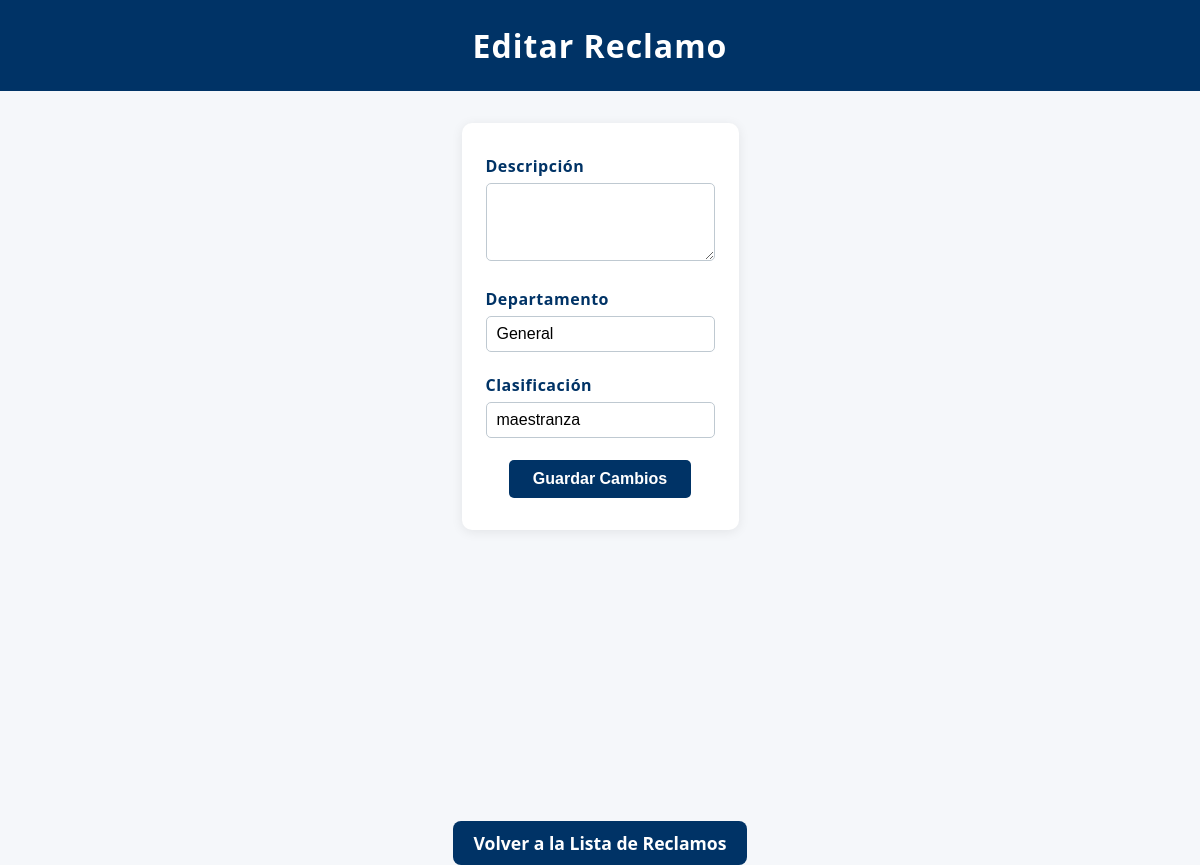
Page /editar_reclamo/1 (signed in) on the earlier database version.
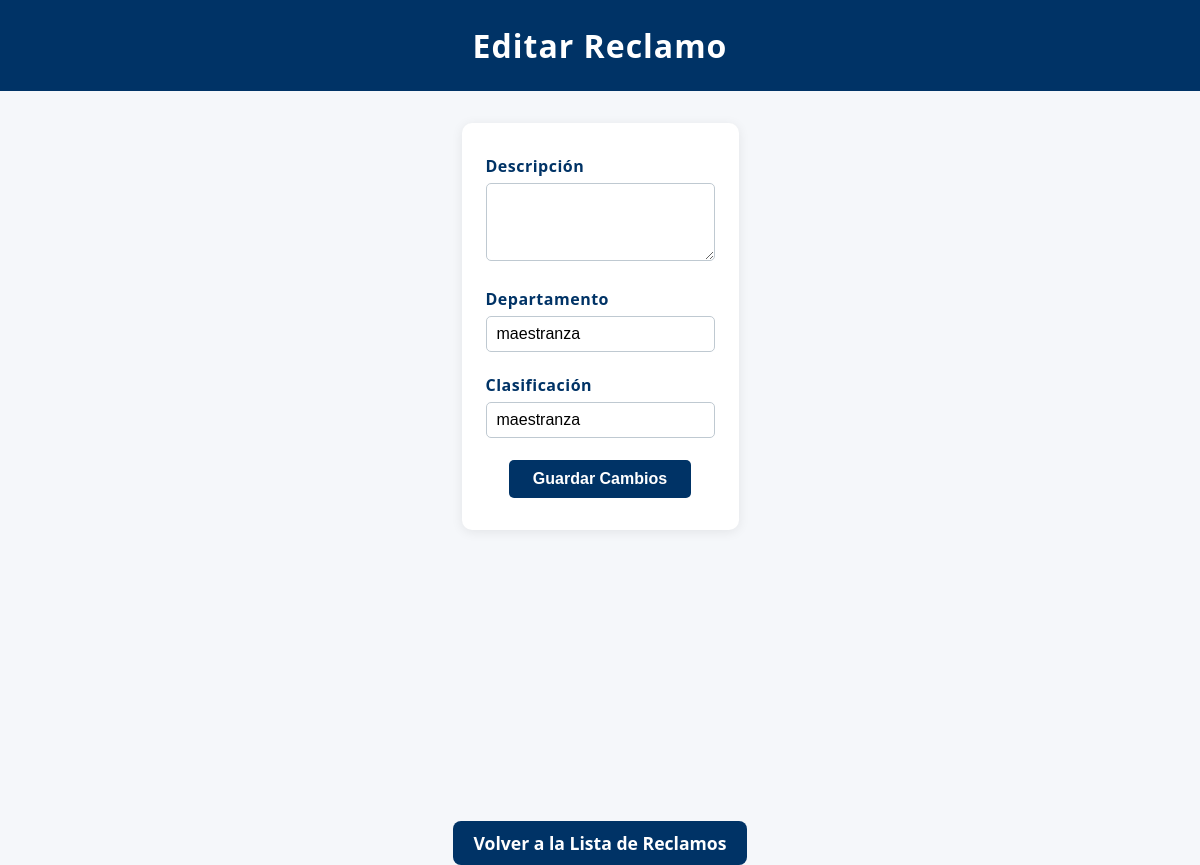
Same page on the later database version.
### modules/modelos.py (models this page shows)
class Base(DeclarativeBase):
    pass

class ModeloReclamo(Base):
    __tablename__ = 'reclamos'
    id = Column(Integer, primary_key=True)
    estado = Column(String, default="pendiente")
    fecha_hora = Column(DateTime, default=datetime.utcnow)
    contenido = Column(String)
    usuario_id = Column(Integer, ForeignKey('usuarios.id'))
    departamento = Column(String)
    clasificacion = Column(String)
    cantidad_adherentes = Column(Integer, default=1) #Se contabiliza como adherente el usuario que crea el reclamo
    tiempo_estimado = Column(Integer,default=0) #Solo se cambia cuando el reclamo pasa de pendiente -->en proceso
    usuarios = relationship(
        "ModeloUsuario",
        secondary=usuarios_reclamos,
        back_populates="reclamos"
    )
    usuario = relationship("ModeloUsuario", foreign_keys=[usuario_id], backref="reclamos_creados")

### server.py (the view, shortened to what this page needs)
@app.route('/editar_reclamo/<int:reclamo_id>', methods=['GET', 'POST'])
@login_required
def editar_reclamo(reclamo_id):
    print(f"[DEBUG] Entrando a /editar_reclamo con ID: {reclamo_id}")
    modelo_reclamo = repo_reclamos.obtener_registro_por_filtro(filtro="id", valor=reclamo_id)
    print(f"[DEBUG] Reclamo obtenido: {modelo_reclamo}")
    return render_template("editar_reclamo.html", reclamo=modelo_reclamo)

### modules/login.py (called while the page is built)
    @property
    def is_authenticated(self):
        return True

### modules/reclamo.py (called while the page is built)
    def __str__(self):
        return f"Reclamo: {self.contenido} | Estado: {self.estado} | Fecha: {self.fecha_hora} | Departamento: {self.departamento} | Clasificación: {self.clasificacion} | Usuario ID: {self.usuario_id}"

### modules/repositorio.py (called while the page is built)
    def obtener_registro_por_filtro(self, campo, valor, campo2=None, valor2=None):
        query = self.__session.query(ModeloUsuario).filter(getattr(ModeloUsuario, campo) == valor)
        if campo2 and valor2:
            query = query.filter(getattr(ModeloUsuario, campo2) == valor2)
        modelo = query.first()
        if modelo:
            return self.__map_modelo_a_entidad(modelo)
        return None

    def __map_modelo_a_entidad(self, modelo: ModeloUsuario):
        return Usuario(
            nombre=modelo.nombre,
            apellido=modelo.apellido,
            email=modelo.email,
            nombre_de_usuario=modelo.nombre_de_usuario,
            contraseña=modelo.contraseña,
            rol=modelo.rol,
            claustro=modelo.claustro,
            id=modelo.id
        )

### modules/usuarios.py (called while the page is built)
    @property
    def nombre(self):
        return self.__nombre

### templates/editar_reclamo.html (shortened to what this page needs)
<!DOCTYPE html>
<html lang="es">
<head>
    <link rel="stylesheet" href="{{ url_for('static', filename='style.css') }}">
</head>
<body>
    <h1>Editar Reclamo</h1>
    <main class="contenedor-principal">
        <form method="POST" class="formulario-reclamos">
            <div class="form-group">
                <label for="descripcion">Descripción</label>
                <textarea name="descripcion" id="descripcion" class="form-usuario" rows="4">{{ reclamo.descripcion }}</textarea>
            </div>
            <div class="form-group">
                <label for="departamento">Departamento</label>
                <input type="text" name="departamento" id="departamento" class="form-usuario" value="{{ reclamo.departamento }}">
            </div>
            <div class="form-group">
                <label for="clasificacion">Clasificación</label>
                <input type="text" name="clasificacion" id="clasificacion" class="form-usuario" value="{{ reclamo.clasificacion }}">
            </div>
            <button type="submit" class="button-center">Guardar Cambios</button>
        </form>
    </main>
    <p style="text-align:center; margin-top: 30px;">
        <a href="{{ url_for('listar_reclamos') }}" class="enlace-boton">Volver a la Lista de Reclamos</a>
    </p>
</body>
</html>

Differences in the rows shown:
changed ModeloReclamo "maestranza": departamento "General" → "maestranza"
